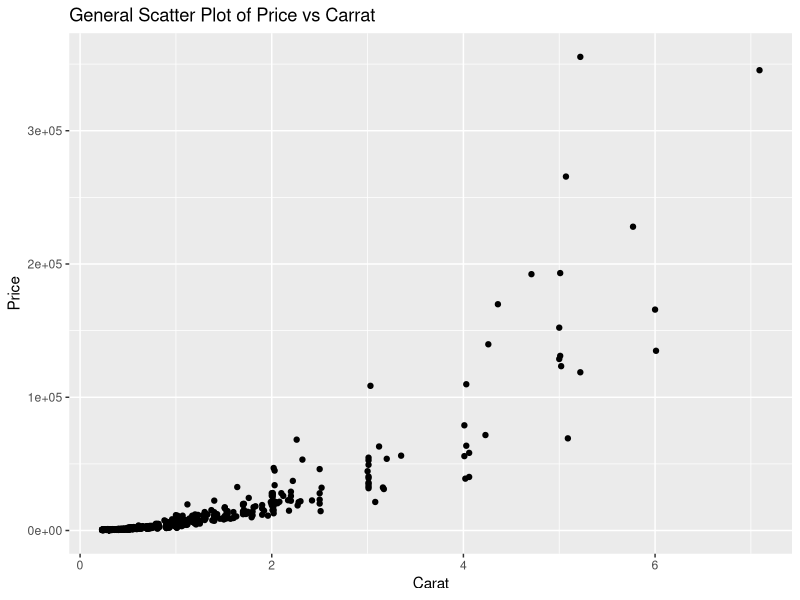
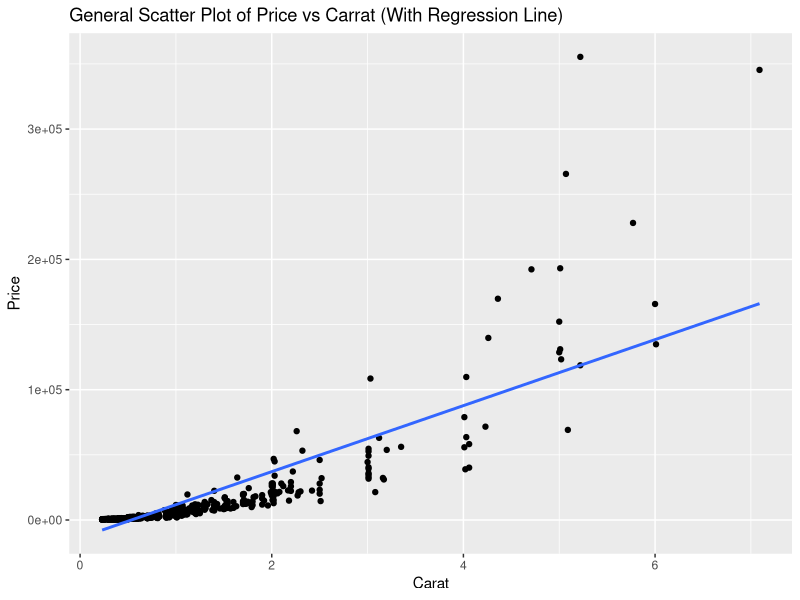
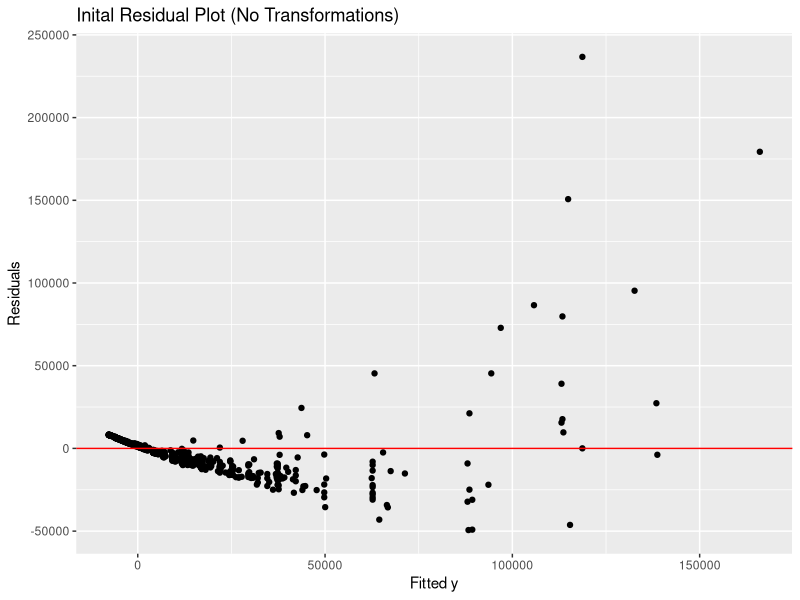

These figures' R source, in order: (Note: this script raises an error after producing the figures.)
## ---- chunk 1
library(MASS) 
library(tidyverse)
## ---- chunk 2
dimonds <- read.csv("diamonds4.csv")
dimonds
## ---- chunk 3
ggplot(data = dimonds, mapping = aes(x=carat, y = price))+
  geom_point()+
  labs(x="Carat", y="Price", title="General Scatter Plot of Price vs Carrat")
## ---- chunk 4
ggplot(data = dimonds, mapping = aes(x=carat, y = price))+
  geom_point()+
  geom_smooth(method = "lm", se=FALSE)+ 
  labs(x="Carat", y="Price", title="General Scatter Plot of Price vs Carrat (With Regression Line)")
## ---- chunk 5
Data = dimonds
result<-lm(price~carat, data=Data)
yhat<-result$fitted.values
res<-result$residuals
Data<-data.frame(Data,yhat,res)

## adding inital attributes to the Data DF
## ---- chunk 6
ggplot(Data, aes(x=yhat,y=res))+
  geom_point()+
  geom_hline(yintercept=0, color="red")+
  labs(x="Fitted y", y="Residuals", title="Inital Residual Plot (No Transformations)")
## ---- chunk 7
boxcox(result, lambda = seq(0,.5,1/10), main= "Box Cox (No Transformations")
## ---- chunk 8
### First transformation:


##transform y and then regress ystar on x
ystar<-log(Data$price)
Data<-data.frame(Data,ystar)
result.ystar<-lm(ystar~carat, data=Data)

##store fitted y & residuals
yhat2<-result.ystar$fitted.values
res2<-result.ystar$residuals

##add to data frame
Data<-data.frame(Data,yhat2,res2)

##residual plot with ystar
ggplot(Data, aes(x=yhat2,y=res2))+
  geom_point()+
  geom_hline(yintercept=0, color="red")+
  labs(x="Fitted y", y="Residuals", title="Residual Plot with ystar")

boxcox(result.ystar, lambda = seq(2,4,1/10))
## acf plot
# par(mar=c(5,5,5,0))
# acf(res2, main="ACF Plot of Residuals with ystar")
# ## QQ plot
# qqnorm(res2)
# qqline(res2, col="red")


result.ystar
## ---- chunk 9
### Second transformation:


##transform y and then regress ystar on x
xstar<-log(Data$carat)
Data<-data.frame(Data,xstar)
result.xstar<-lm(ystar~xstar, data=Data)

##store fitted y & residuals
yhat3<-result.xstar$fitted.values
res3<-result.xstar$residuals

##add to data frame
Data<-data.frame(Data,yhat3,res3)

##residual plot with ystar
ggplot(Data, aes(x=yhat3,y=res3))+
  geom_point()+
  geom_hline(yintercept=0, color="red")+
  labs(x="Fitted y", y="Residuals", title="Residual Plot with ystar")

boxcox(result.xstar)
## acf plot
par(mar=c(5,5,5,0))
acf(res3, main="ACF Plot of Residuals with ystar and xstar",lag.max = 15)
## QQ plot
qqnorm(res3)
qqline(res3, col="red")

result.xstar
## ---- chunk 10
ggplot(data=Data, mapping = aes(x=xstar, y=ystar))+
  geom_point()+
  geom_smooth(method = "lm", se=FALSE)+
  labs(title="Final Regression with xstar and ystar")
  
## ---- chunk 11
result.xstar
